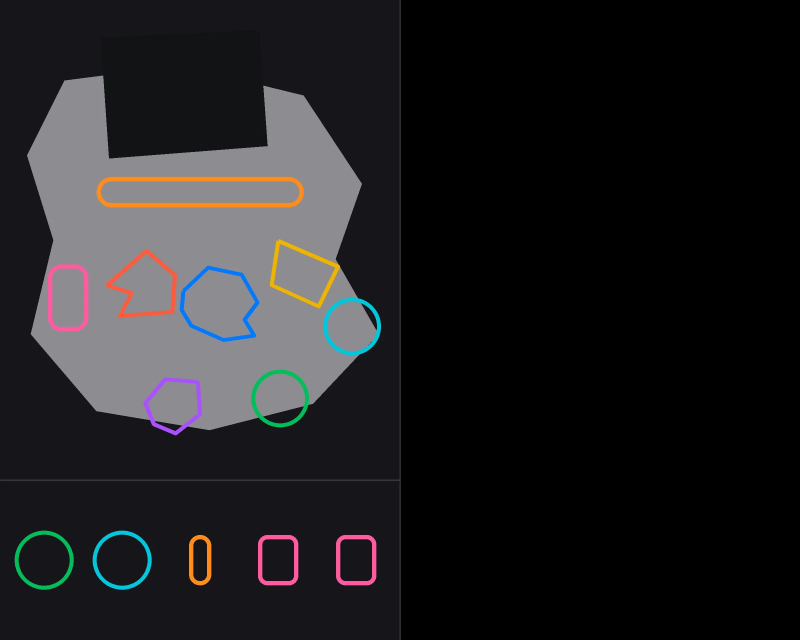
#> input picture tools/mask-align-exp/assets8/blueprint.webp, 2400 x 1920 px, given in place of diablo-src.png, which was not available (shown at 1/3 size)
$ python extract_emissive.py
#> lines starting #> are read from the running program, lines starting #| are printed output that depends on the picture; after the words box and inside, x2 and y2 are one past the last pixel; in counts of white or black regions, pixels touching at a corner belong together; pictures that were not available may be replaced by others from this repository, and a replacement may not be noted
#!/usr/bin/env python3
"""pbrtest2 — extract EMISSIVE maps, GLASS masks, and emissive point-light clusters
from the lit paint crops. All local/classical ($0).

Emissive: high-chroma × high-value pixels inside a theme hue window (diablo: warm
ember reds/oranges; vario: any high-chroma — electric blue rim + backlit glyphs),
soft-thresholded, feathered. Output RGBA: RGB = paint colour, A = emissive mask.

Glass: visualizer/album_art rects from the skin's regions.json (device coords are
fractions of paint W/H), inset + feathered into a grayscale "glassiness" mask.

Lights: connected components of the emissive mask (BFS on a downsampled grid),
top-4 by energy → uv centroid, mean colour, relative energy → <skin>-meta.json.
"""
import json
import sys
from pathlib import Path

import numpy as np
from PIL import Image, ImageDraw, ImageFilter

HERE = Path(__file__).parent
GEN12 = HERE.parent

SKINS = {
    "diablo": {
        "asset": "assets-diablo-gothic",
        # warm hue window (degrees), chroma/value knees
        "hue": [(0, 45), (330, 360)],
        "sat_knee": (0.45, 0.65),
        "val_knee": (0.22, 0.45),
        "pulse": "ember",
    },
    "vario": {
        "asset": "assets-wmp-vario",
        "hue": None,  # any hue — blue ring + multicolour backlit glyphs
        "sat_knee": (0.50, 0.72),
        "val_knee": (0.30, 0.55),
        "pulse": "phosphor",
    },
}


def smoothstep(a, b, x):
    t = np.clip((x - a) / (b - a), 0, 1)
    return t * t * (3 - 2 * t)


def extract(skin, cfg):
#> called with skin = 'diablo'
    src = np.asarray(Image.open(HERE / f"{skin}-src.png").convert("RGB"), dtype=np.float32) / 255.0
    H, W = src.shape[:2]
#> H = 1920; W = 2400
    mx = src.max(axis=-1)
    mn = src.min(axis=-1)
    val = mx
    sat = np.where(mx > 0, (mx - mn) / np.maximum(mx, 1e-6), 0)
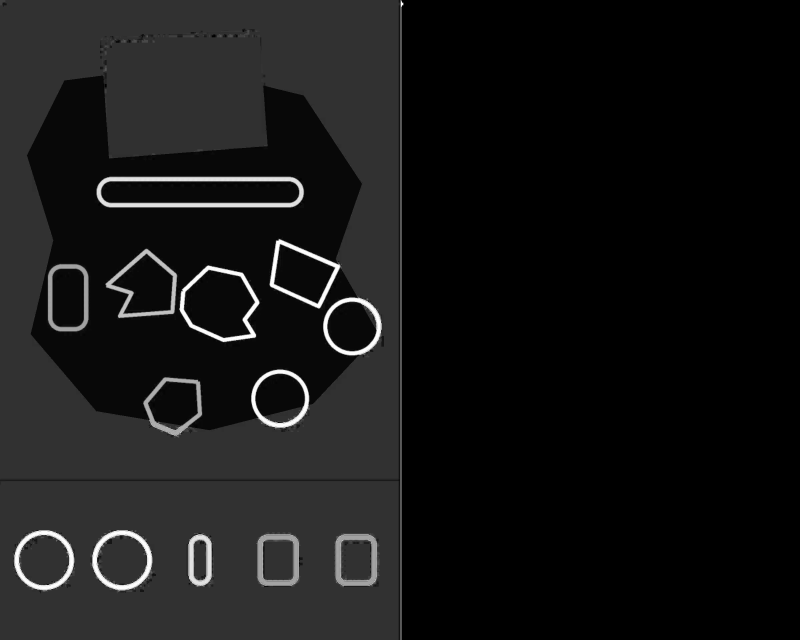
#> sat: shape (1920, 2400) float32 (shown at 1/3 size); min 0, max 1, mean 0.087
    # hue in degrees
    r, g, b = src[..., 0], src[..., 1], src[..., 2]
    d = np.maximum(mx - mn, 1e-6)
    hue = np.zeros((H, W), np.float32)
    m = mx == r
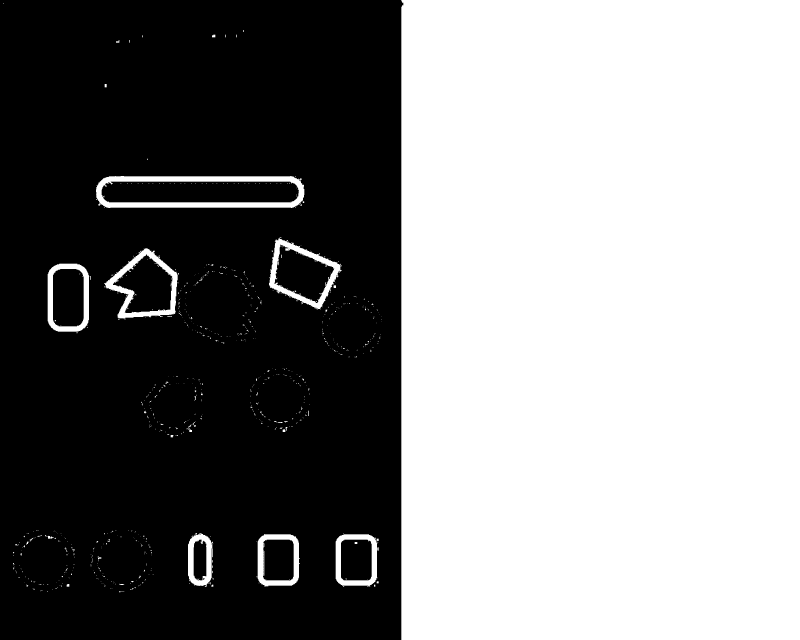
#> m: shape (1920, 2400) bool (shown at 1/3 size); 51.5% white; 44 black regions (35 under 20 px), largest, box (x1, y1, x2, y2) and area: (0, 0, 1210, 1920) 2120708, (305, 545, 897, 607) 35644, (339, 763, 517, 939) 18944
    hue[m] = (60 * ((g - b) / d) % 360)[m]
    m = mx == g
#> m: shape (1920, 2400) bool; 50.3% white; 6 black regions (3 under 20 px), largest, box (x1, y1, x2, y2) and area: (0, 0, 1210, 1920) 2254306, (57, 1605, 207, 1755) 17464, (767, 1123, 913, 1269) 16436
    hue[m] = (60 * ((b - r) / d) + 120)[m]
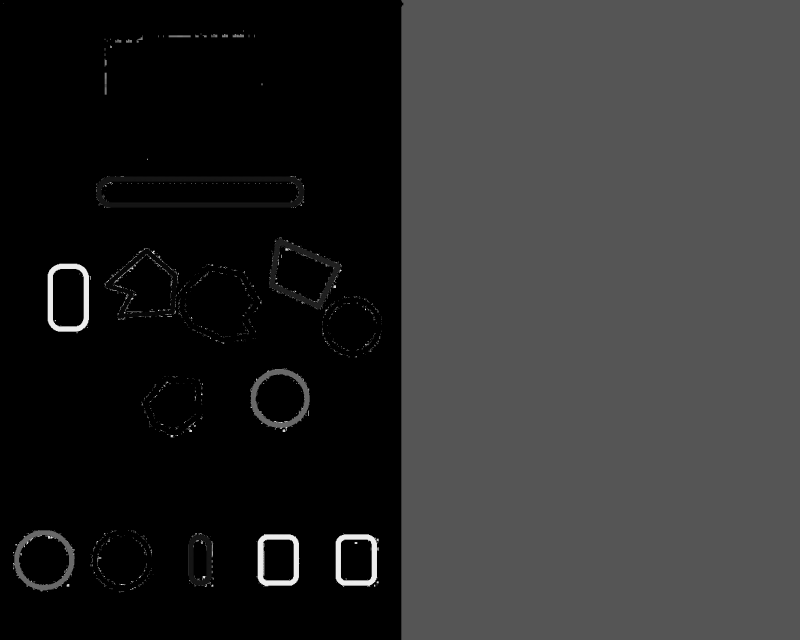
#> hue: shape (1920, 2400) float32 (shown at 1/3 size); min 0, max 359.2, mean 62.9; drawn with min black and max white
    m = mx == b
#> m: shape (1920, 2400) bool; 97.9% white; 736 black regions (684 under 20 px), largest, box (x1, y1, x2, y2) and area: (288, 528, 913, 624) 21377, (312, 745, 534, 955) 11412, (807, 714, 1024, 928) 10532
    hue[m] = (60 * ((r - g) / d) + 240)[m]
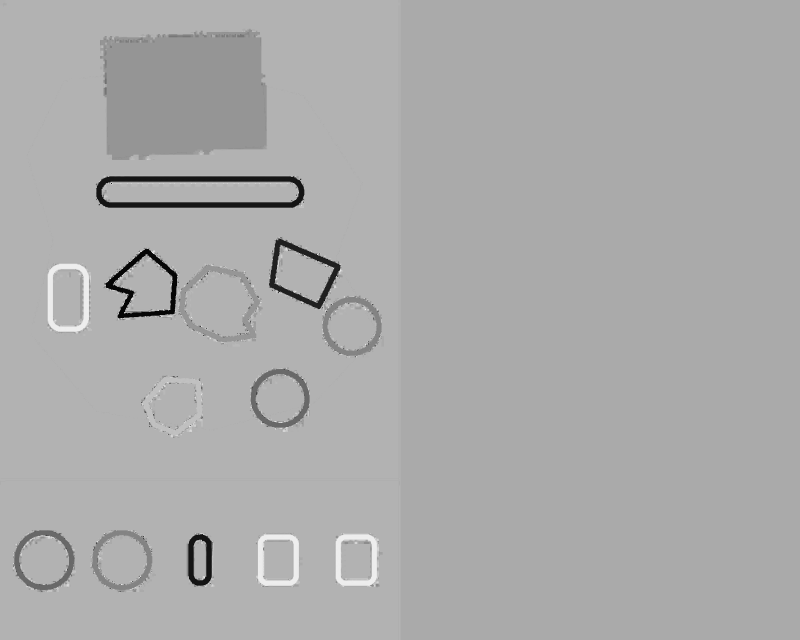
#> hue: shape (1920, 2400) float32 (shown at 1/3 size); min 0, max 359.2, mean 241.8; drawn with min black and max white

    score = smoothstep(*cfg["sat_knee"], sat) * smoothstep(*cfg["val_knee"], val)
    if cfg["hue"]:
        hmask = np.zeros((H, W), np.float32)
        for h0, h1 in cfg["hue"]:
            hmask = np.maximum(hmask, ((hue >= h0) & (hue <= h1)).astype(np.float32))
#> this loop made 2 passes
#> pass 1, in extract, `hmask = np.maximum(hmask, ((hue >= h0) & (hue <= h1)).astype(np.float3..`:
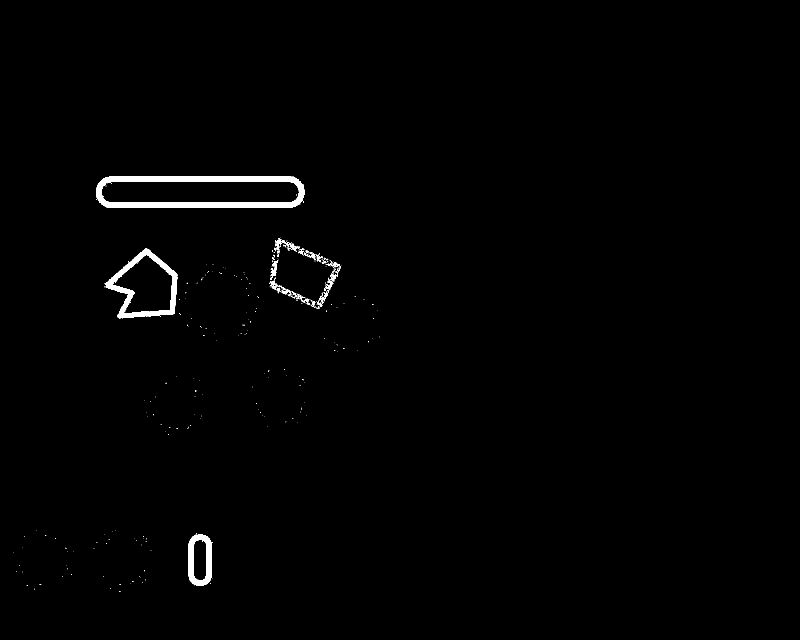
#> hmask: shape (1920, 2400) float32 (shown at 1/3 size); values 0 (black) and 1 (white), 0.89% white; 355 white regions (310 under 20 px), largest, box (x1, y1, x2, y2) and area: (289, 529, 913, 624) 21001, (316, 746, 533, 955) 9789, (565, 1602, 635, 1757) 5463
        score *= hmask

    # feather: small blur + soft knee
    sc = Image.fromarray((score * 255).astype(np.uint8)).filter(ImageFilter.GaussianBlur(2.5))
    mask = np.asarray(sc, np.float32) / 255.0
    mask = smoothstep(0.12, 0.55, mask)

    # emissive RGBA: colour = paint pushed toward its chroma (normalise value a bit)
    em = src / np.maximum(val[..., None], 0.35)
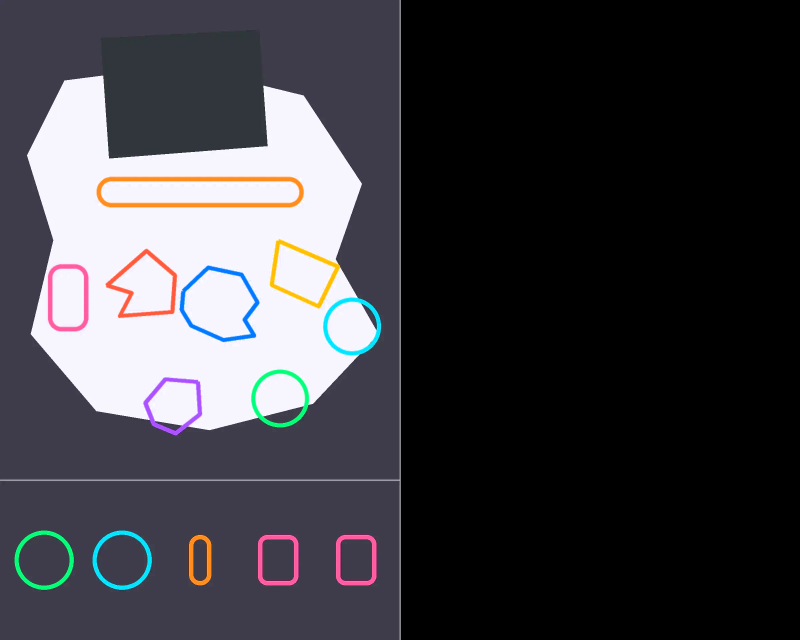
#> em: shape (1920, 2400, 3) float32 (shown at 1/3 size); mean R, G, B 0.248, 0.242, 0.259
    em = np.clip(em, 0, 1)
    rgba = np.dstack([(em * 255).astype(np.uint8), (mask * 255).astype(np.uint8)])
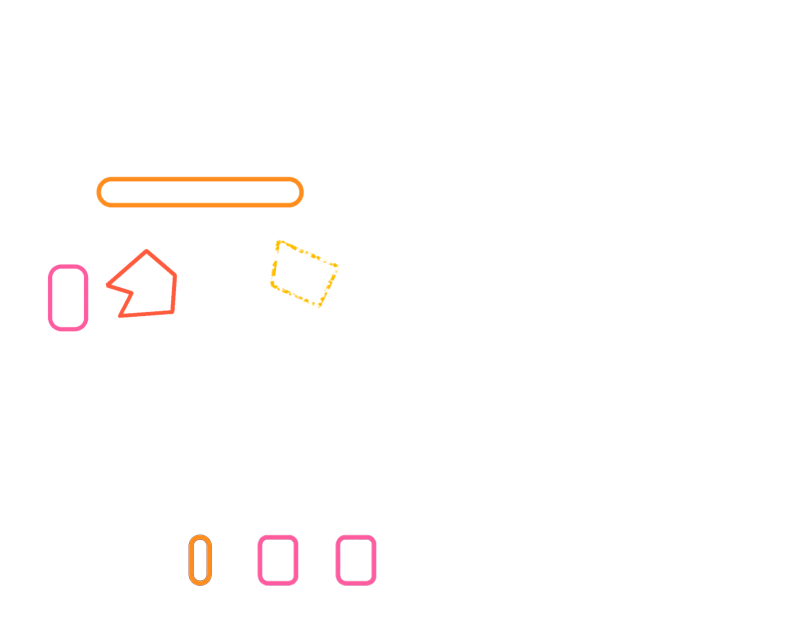
#> rgba: shape (1920, 2400, 4) (shown at 1/3 size); mean R, G, B, A 62.2, 61.4, 66.6, 3.2; transparent parts drawn white
    Image.fromarray(rgba, "RGBA").save(HERE / f"{skin}-emissive.png")

    # ---- glass mask from regions.json screen rects ----
#> (the run stopped early here; a loop or call above may not have finished)
